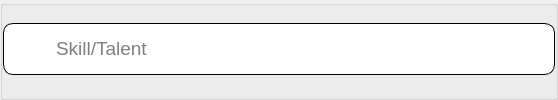
                  <widget class="QGroupBox" name="talent">
                   <property name="title">
                    <string/>
                   </property>
                   <layout class="QHBoxLayout" name="horizontalLayout_16">
                    <property name="spacing">
                     <number>0</number>
                    </property>
                    <property name="leftMargin">
                     <number>0</number>
                    </property>
                    <property name="topMargin">
                     <number>0</number>
                    </property>
                    <property name="rightMargin">
                     <number>0</number>
                    </property>
                    <property name="bottomMargin">
                     <number>5</number>
                    </property>
                    <item>
                     <widget class="QGroupBox" name="groupBox_12">
                      <property name="sizePolicy">
                       <sizepolicy hsizetype="Fixed" vsizetype="Fixed">
                        <horstretch>0</horstretch>
                        <verstretch>0</verstretch>
                       </sizepolicy>
                      </property>
                      <property name="minimumSize">
                       <size>
                        <width>100</width>
                        <height>0</height>
                       </size>
                      </property>
                      <property name="maximumSize">
                       <size>
                        <width>1250</width>
                        <height>16777215</height>
                       </size>
                      </property>
                      <property name="styleSheet">
                       <string notr="true">border-style:solid;
border-width:1px;
border-radius: 10px;
background-color:white;</string>
                      </property>
                      <property name="title">
                       <string/>
                      </property>
                      <layout class="QHBoxLayout" name="horizontalLayout_13">
                       <property name="spacing">
                        <number>10</number>
                       </property>
                       <property name="leftMargin">
                        <number>10</number>
                       </property>
                       <property name="topMargin">
                        <number>10</number>
                       </property>
                       <property name="rightMargin">
                        <number>0</number>
                       </property>
                       <property name="bottomMargin">
                        <number>10</number>
                       </property>
                       <item>
                        <widget class="QGroupBox" name="groupBox_13">
                         <property name="sizePolicy">
                          <sizepolicy hsizetype="Expanding" vsizetype="Expanding">
                           <horstretch>0</horstretch>
                           <verstretch>0</verstretch>
                          </sizepolicy>
                         </property>
                         <property name="maximumSize">
                          <size>
                           <width>30</width>
                           <height>30</height>
                          </size>
                         </property>
                         <property name="styleSheet">
                          <string notr="true">border:none;</string>
                         </property>
                         <property name="title">
                          <string/>
                         </property>
                         <layout class="QVBoxLayout" name="verticalLayout_13">
                          <property name="leftMargin">
                           <number>0</number>
                          </property>
                          <property name="topMargin">
                           <number>0</number>
                          </property>
                          <property name="rightMargin">
                           <number>0</number>
                          </property>
                          <property name="bottomMargin">
                           <number>0</number>
                          </property>
                          <item>
                           <widget class="QLabel" name="mbtiLabel_5">
                            <property name="sizePolicy">
                             <sizepolicy hsizetype="Minimum" vsizetype="Minimum">
                              <horstretch>0</horstretch>
                              <verstretch>0</verstretch>
                             </sizepolicy>
                            </property>
                            <property name="minimumSize">
                             <size>
                              <width>30</width>
                              <height>30</height>
                             </size>
                            </property>
                            <property name="maximumSize">
                             <size>
                              <width>30</width>
                              <height>30</height>
                             </size>
                            </property>
                            <property name="text">
                             <string/>
                            </property>
                            <property name="pixmap">
                             <pixmap>assets/light-bulb-svgrepo-com.svg</pixmap>
                            </property>
                            <property name="scaledContents">
                             <bool>true</bool>
                            </property>
                           </widget>
                          </item>
                         </layout>
                        </widget>
                       </item>
                       <item>
                        <widget class="QLineEdit" name="mbtiBox_5">
                         <property name="sizePolicy">
                          <sizepolicy hsizetype="Expanding" vsizetype="Fixed">
                           <horstretch>0</horstretch>
                           <verstretch>0</verstretch>
                          </sizepolicy>
                         </property>
                         <property name="minimumSize">
                          <size>
                           <width>500</width>
                           <height>0</height>
                          </size>
                         </property>
                         <property name="maximumSize">
                          <size>
                           <width>1250</width>
                           <height>16777215</height>
                          </size>
                         </property>
                         <property name="font">
                          <font>
                           <pointsize>14</pointsize>
                          </font>
                         </property>
                         <property name="styleSheet">
                          <string notr="true">border:none;
</string>
                         </property>
                         <property name="inputMask">
                          <string/>
                         </property>
                         <property name="text">
                          <string/>
                         </property>
                         <property name="placeholderText">
                          <string>Skill/Talent</string>
                         </property>
                         <property name="clearButtonEnabled">
                          <bool>false</bool>
                         </property>
                        </widget>
                       </item>
                      </layout>
                     </widget>
                    </item>
                   </layout>
                  </widget>
